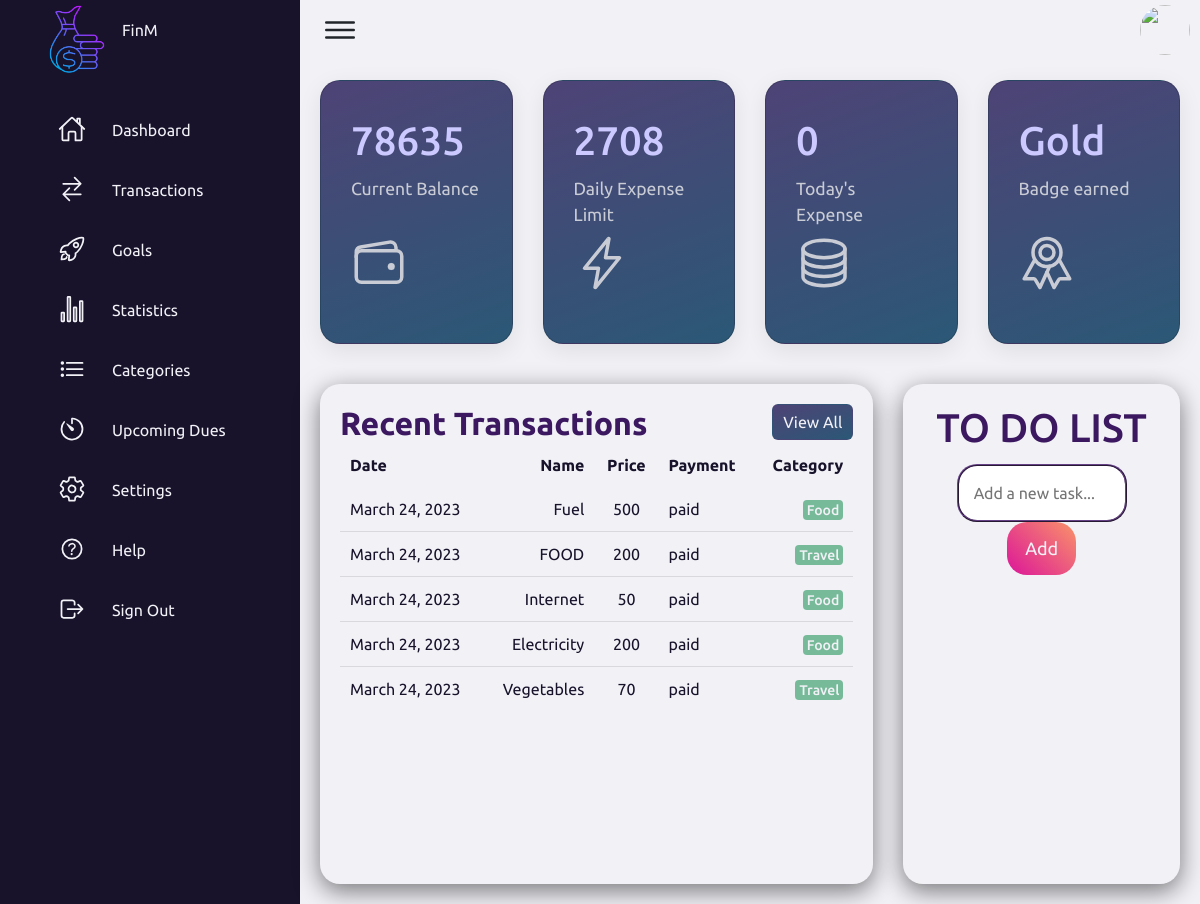
The page /dashb/ (signed in) on the database its author committed.
### app1/models.py (models this page shows, shortened)
class Details(models.Model):
    username = models.OneToOneField(User, on_delete=models.CASCADE)
    curbal = models.PositiveIntegerField(default = 0)
    image = models.ImageField(default='adminp.jpg', upload_to='Profile_Images')
    dail_el = models.PositiveIntegerField(default=0)
    Today_ex = models.PositiveIntegerField(default=0)
    date = models.DateTimeField(auto_now_add=True)
    badge = models.CharField(max_length=100)
    def dail_el(self):
        now=datetime.datetime.now()
        p=calendar.monthrange(now.year,now.month)[1]
        dail_el=(self.curbal // (p-now.month))-100
        return dail_el
    def badge(self):
        if self.curbal>90000:
            badge="Platinum"
        elif self.curbal>50000:
            badge="Gold"
        elif self.curbal>1000:
            badge="Silver"
        else:
            badge="none"
        return badge

class Transactions(models.Model):
    user = models.ForeignKey(User, on_delete=models.CASCADE)
    date = models.DateTimeField(auto_now_add=True)
    name = models.CharField(max_length=100)
    price = models.PositiveIntegerField(null=True)
    payment = models.CharField(max_length=100)
    category = models.CharField(max_length=50, choices=CATEGORY, null=True)

### app1/views.py (the view)
# urls.py: path('dashb/',user_views.dashb,name='dash'),
def dashb(request):
    items=Transactions.objects.filter(user=request.user).order_by('date')
    context={
        'items':items,
    }
    return render(request,'dashb.html',context)

### templates/dashb.html (shortened to what this page needs)
{% load static %}
<!DOCTYPE html>
<html lang="en">
<head>
    <link href="https://cdn.jsdelivr.net/npm/bootstrap@5.3.0-alpha1/dist/css/bootstrap.min.css" rel="stylesheet">
    <link rel="stylesheet" href="styless.css">
    <link rel="stylesheet" href="todo.css">
    <link rel="stylesheet" href="https://cdnjs.cloudflare.com/ajax/libs/font-awesome/6.3.0/css/all.min.css" />
</head>
<body>
    <div class="contai" >
        <div class="navigation">
            <ul>
                <li>
                    <a href="/">
                        <span class="icon">
                            <img src="{% static 'images/logos.png' %}" class="logos">
                        </span>
                        <span class="title">FinM</span>
                    </a>
                </li>
                <li>
                    <a href="/dashb">
                        <span class="icon">
                            <ion-icon name="home-outline"></ion-icon>
                        </span>
                        <span class="title">Dashboard</span>
                    </a>
                </li>
                <li>
                    <a href="/trans">
                        <span class="icon">
                            <ion-icon name="swap-horizontal-outline"></ion-icon>
                        </span>
                        <span class="title">Transactions</span>
                    </a>
                </li>
                <li>
                    <a href="/dashb">
                        <span class="icon">
                            <ion-icon name="rocket-outline"></ion-icon>
                        </span>
                        <span class="title">Goals</span>
                    </a>
                </li>
                <li>
                    <a href="/stat">
                        <span class="icon">
                            <ion-icon name="stats-chart-outline"></ion-icon>
                        </span>
                        <span class="title">Statistics</span>
                    </a>
                </li>
                <li>
                    <a href="/dashb">
                        <span class="icon">
                            <ion-icon name="list-outline"></ion-icon>
                        </span>
                        <span class="title">Categories</span>
                    </a>
                </li>
                <li>
                    <a href="/dashb">
                        <span class="icon">
                            <ion-icon name="timer-outline"></ion-icon>
                        </span>
                        <span class="title">Upcoming Dues</span>
                    </a>
                </li>
                <li>
                    <a href="/sett">
                        <span class="icon">
                            <ion-icon name="settings-outline"></ion-icon>
                        </span>
                        <span class="title">Settings</span>
                    </a>
                </li>
                <li>
                    <a href="/dashb">
                        <span class="icon">
                            <ion-icon name="help-circle-outline"></ion-icon>
                        </span>
                        <span class="title">Help</span>
                    </a>
                </li>
                <li>
                    <a href="/signin">
                        <span class="icon">
                            <ion-icon name="log-out-outline"></ion-icon>
                        </span>
                        <span class="title">Sign Out</span>
                    </a>
                </li>
            </ul>
        </div>
        <div class="main">
            <div class="topbar">
                <div class="toggle">
                    <ion-icon name="menu-outline"></ion-icon>
                </div>
                <div class="user">
                    <img src="{% static 'images/adminp.jpg' %}" class="logos">
                </div>
            </div>
            <div class="cardBox">
                <div class="card" href="{% url 'curr-bal' %}">
                    <div>
                        <div class="numbers">{{ user.details.curbal }}</div>
                        <div class="cardName">Current Balance</div>
                    </div>
                    <div class="iconBx">
                        <ion-icon name="wallet-outline"></ion-icon>
                    </div>
                </div>
                <div class="card">
                    <div>
                        <div class="numbers">{{ user.details.dail_el }}</div>
                        <div class="cardName">Daily Expense Limit</div>
                    </div>
                    <div class="iconBx">
                        <ion-icon name="flash-outline"></ion-icon>
                    </div>
                </div>
                <div class="card">
                    <div>
                        <div class="numbers">{{ user.details.Today_ex }}</div>
                        <div class="cardName">Today's Expense</div>
                    </div>
                    <div class="iconBx">
                        <ion-icon name="server-outline"></ion-icon>
                    </div>
                </div>
                <div class="card">
                  <div>
                      <div class="numbers">{{ user.details.badge }}</div>
                      <div class="cardName">Badge earned</div>
                  </div>
                  <div class="iconBx">
                    <ion-icon name="ribbon-outline"></ion-icon>
                  </div>
              </div>
            </div>
            <div class="details">
                <div class="recentOrders">
                    <div class="cardHeader">
                        <h2>Recent Transactions</h2>
                        <a href="/trans" class="btn">View All</a>
                    </div>
                    <div style="margin-top: -170px;">
                    <table>
                        <thead >
                            <tr><td>Date</td>
                                <td>Name</td>
                                <td>Price</td>
                                <td>Payment</td>
                                <td>Category</td>
                            </tr>
                        </thead>
                        <tbody class="task_container">
                            {% for item in items %}
                            <tr>
                              <td>{{ item.date.date }}</td>
                              <td>{{ item.name }}</td>
                              <td>{{ item.price }}</td>
                              <td>{{ item.payment }}</td>
                              <td><span class="status delivered">{{ item.category }}</span></td>
                            </tr>
                            {% endfor %}
                        </tbody>
                    </table>
                    </div>
                </div>
                <div class="recentCustomers">
                    <div id="wrapper">
                        <h1>To Do List</h1>
                        <form id="task-area">
                            <input type="text" id="single-task" placeholder="Add a new task...">
                            <button type="submit" class="butto">Add</button>
                        </form>
                    </div>
                </div>
            </div>
        </div>
    </div>
</body>
</html>

### static/images/styless.css (style rules this page uses)
* { font-family: "Ubuntu", sans-serif; margin:0 ; padding: 0; box-sizing: border-box; }
.logos { width: 70px; height: 70px; }
:root { --blue: #18122B; --white: #F1F1F6; --gray: #f5f5f5; --black1: #3B185F; --black2: #635985; --red: red; --crea: #C9CCD5; --lig: #CBC9FF; --da: #371B58; --grad: linear-gradient(-20deg, #2b5876 0%, #4e4376 100%); --gradi: radial-gradient(circle at 10% 20%, rgb(186, 190, 245) 0%, rgb(192, 192, 245) 33.1%, rgb(218, 203, 246) 90%);; }
body { min-height: 100vh; overflow-x: hidden; margin: 0 !important; }
.contai { position: relative; width: 100%; }
.navigation { position: fixed; width: 300px; height: 100%; background: var(--blue); border-left: 10px solid var(--blue); transition: 0.5s; overflow: hidden; }
.navigation ul { position: absolute; top: 0; left: 0; width: 100%; }
.navigation ul li { position: relative; width: 100%; list-style: none; border-top-left-radius: 30px; border-bottom-left-radius: 30px; }
.navigation ul li:nth-child(1) { margin-bottom: 40px; pointer-events: none; }
.navigation ul li a { position: relative; display: block; width: 100%; display: flex; text-decoration: none; color: var(--white); }
.navigation ul li a .icon { position: relative; display: block; min-width: 60px; height: 60px; line-height: 75px; text-align: center; }
.navigation ul li a .icon ion-icon { font-size: 1.75rem; }
.navigation ul li a .title { position: relative; display: block; padding: 0 10px; height: 60px; line-height: 60px; text-align: start; white-space: nowrap; }
.main { position: absolute; width: calc(100% - 300px); left: 300px; min-height: 100vh; background: var(--white); transition: 0.5s; }
.topbar { width: 100%; height: 60px; display: flex; justify-content: space-between; align-items: center; padding: 0 10px; }
.toggle { position: relative; width: 60px; height: 60px; display: flex; justify-content: center; align-items: center; font-size: 2.5rem; cursor: pointer; }
.user { position: relative; width: 50px; height: 50px; border-radius: 50%; overflow: hidden; cursor: pointer; }
.user img { position: absolute; top: 0; left: 0; width: 100%; height: 100%; object-fit: cover; }
.cardBox { position: relative; width: 100%; padding: 20px; display: grid; grid-template-columns: repeat(4, 1fr); grid-gap: 30px; }
.cardBox .card { position: relative; background: var(--grad); padding: 30px; border-radius: 20px; display: flex; justify-content: space-between; cursor: pointer; box-shadow: 0 7px 25px rgba(0, 0, 0, 0.08); }
.cardBox .card .numbers { position: relative; font-weight: 500; font-size: 2.5rem; color: var(--lig); }
.cardBox .card .cardName { color: var(--crea); font-size: 1.1rem; margin-top: 5px; }
.cardBox .card .iconBx { font-size: 3.5rem; color: var(--crea); }
.details { position: relative; width: 100%; padding: 20px; display: grid; grid-template-columns: 2fr 1fr; grid-gap: 30px; }
.details .recentOrders { position: relative; display: grid; min-height: 500px; background: var(--white); padding: 20px; box-shadow: 0 7px 25px rgba(0, 0, 0, 0.5); border-radius: 20px; }
.details .cardHeader { display: flex; justify-content: space-between; align-items: flex-start; }
.cardHeader h2 { font-weight: 600; color: var(--black1); }
.cardHeader .btn { position: relative; padding: 5px 10px; background: var(--grad); text-decoration: none; color: var(--white); border-radius: 6px; }
.details table { width: 100%; border-collapse: collapse; margin-top: 10px; }
.details table thead td { font-weight: 600; }
.details .recentOrders table tr { color: var(--blue); border-bottom: 1px solid rgba(0, 0, 0, 0.1); }
.details .recentOrders table tr:last-child { border-bottom: none; }
.details .recentOrders table tr td { padding: 10px; }
.details .recentOrders table tr td:last-child { text-align: end; }
.details .recentOrders table tr td:nth-child(2) { text-align: end; }
.details .recentOrders table tr td:nth-child(3) { text-align: center; }
.status.delivered { padding: 2px 4px; background: #76BA99; color: var(--white); border-radius: 4px; font-size: 14px; font-weight: 500; }
.recentCustomers { position: relative; display: grid; min-height: 500px; padding: 20px; background: var(--white); box-shadow: 0 7px 25px rgba(0, 0, 0, 0.5); border-radius: 20px; }

### rows shown on the page
Transactions: date "March 24, 2023", name "Fuel", price "500", payment "paid", category "Food"
Transactions: date "March 24, 2023", name "FOOD", price "200", payment "paid", category "Travel"
Transactions: date "March 24, 2023", name "Internet", price "50", payment "paid", category "Food"
Transactions: date "March 24, 2023", name "Electricity", price "200", payment "paid", category "Food"
Transactions: date "March 24, 2023", name "Vegetables", price "70", payment "paid", category "Travel"

### other values the page prints
{{ user.details.curbal }} "78635"
{{ user.details.dail_el }} "2708"
{{ user.details.Today_ex }} "0"
{{ user.details.badge }} "Gold"
